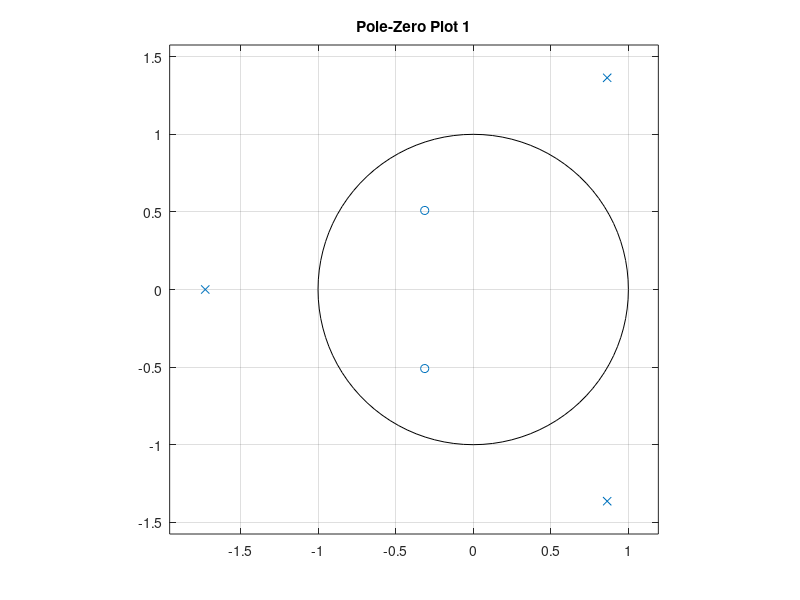
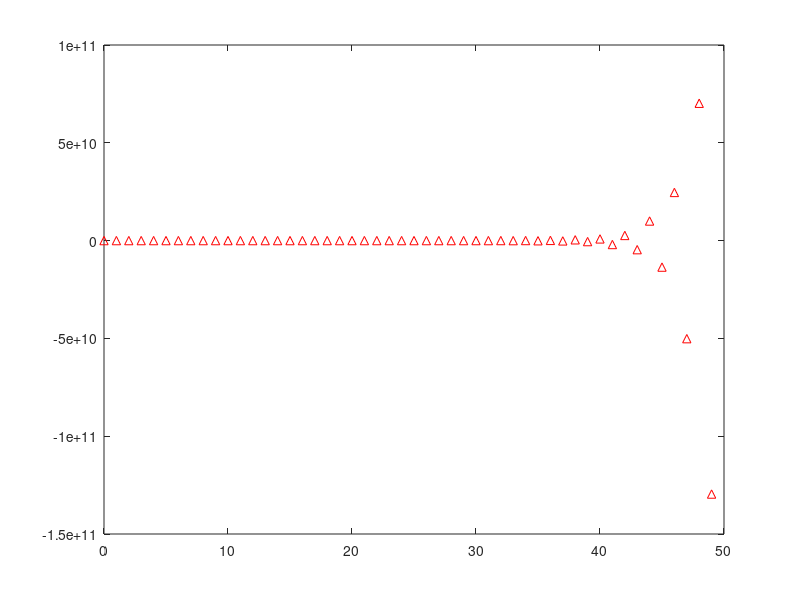
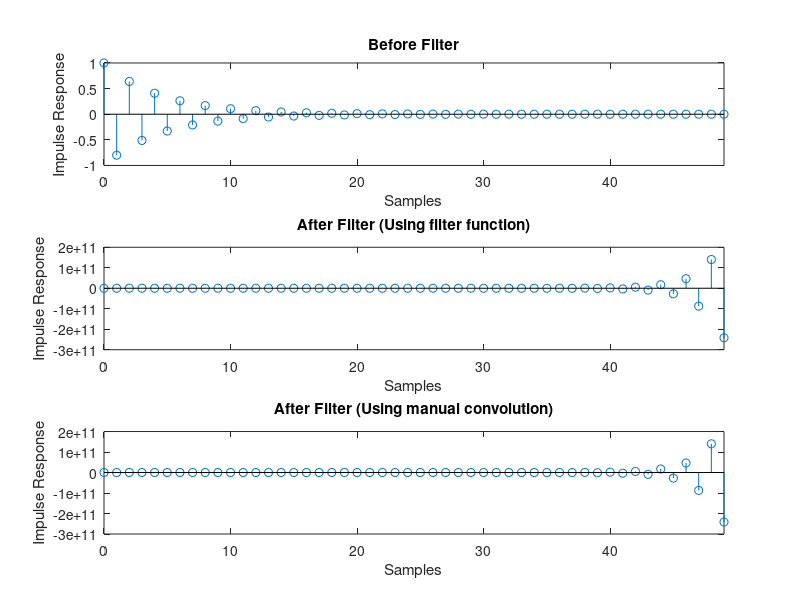
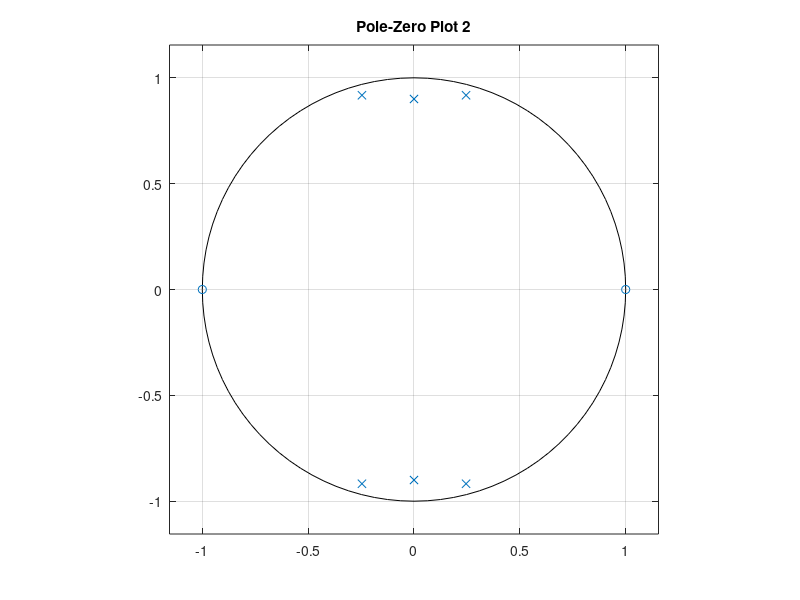

Source code (MATLAB) for these figures, in order:
%Simon Yoon ECE210AHW6
clc
clear
close all
%% Question 1

b1 = [2/5, 1/4, 1/7];
a1 = [1/3, 0, -1/8, 3/2];

[z,p,k] = tf2zp(b1,a1);

zeros = z
poles = p

figure;
zplane(z,p)
title('Pole-Zero Plot 1')

[h1, n1] = impz(b1, a1, 50);
figure;
impz(b1, a1, 50)

x1 = (-4/5).^(n1);

figure;
subplot(3,1,1)
stem(n1, x1)
xlim([0, 49])
title('Before Filter')
xlabel('Samples')
ylabel('Impulse Response')

subplot(3,1,2)
y1 = filter(b1, a1, x1);
stem(n1, y1)
xlim([0, 49])
title('After Filter (Using filter function)')
xlabel('Samples')
ylabel('Impulse Response')

subplot(3,1,3)
y2 = conv(x1, h1);
n2 = 0:1:length(y2)-1;
stem(n2, y2)
xlim([0, 49])
title('After Filter (Using manual convolution)')
xlabel('Samples')
ylabel('Impulse Response')

%% Question 2

z2 = [-1; 1];
p2 = [.9*exp(j*(pi)/2); .9*exp(-j*(pi)/2); .95*exp(j*(5*pi)/12); .95*exp(-j*(5*pi)/12); .95*exp(j*(7*pi)/12); .95*exp(-j*(7*pi)/12)];
k2 = .01;

figure;
zplane(z2,p2)
title('Pole-Zero Plot 2')

[b2,a2] = zp2tf(z2,p2,k2);

[H, w] = freqz(b2, a2, 1024);

Magnitude = 20*log10(abs(H));
Phase = rad2deg(unwrap(angle(H)));

figure;
subplot(2,1,1);
plot(w, Magnitude);
xlim([0 pi]);
xticks([0  pi/4 pi/2 3*pi/4 pi]);
xticklabels({'0', '\pi/4', '\pi/2', '3\pi/4', '\pi'});
xlabel("Frequency (radians)");
ylabel("Magnitude (decibels)");
title("Magnitude Response");

subplot(2,1,2);
plot(w, Phase);
xlim([0 pi]);
xticks([0  pi/4 pi/2 3*pi/4 pi]);
xticklabels({'0', '\pi/4', '\pi/2', '3\pi/4', '\pi'});
xlabel("Frequency (radians)");
ylabel("Phase (degrees)");
title("Phase Response");